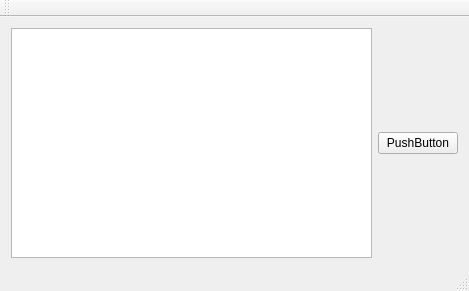
<?xml version="1.0" encoding="UTF-8"?>
<ui version="4.0">
 <class>MainWindow</class>
 <widget class="QMainWindow" name="MainWindow">
  <property name="geometry">
   <rect>
    <x>0</x>
    <y>0</y>
    <width>469</width>
    <height>291</height>
   </rect>
  </property>
  <property name="windowTitle">
   <string>MainWindow</string>
  </property>
  <widget class="QWidget" name="centralWidget">
   <property name="sizePolicy">
    <sizepolicy hsizetype="Preferred" vsizetype="Preferred">
     <horstretch>0</horstretch>
     <verstretch>0</verstretch>
    </sizepolicy>
   </property>
   <layout class="QHBoxLayout" name="horizontalLayout_2">
    <item>
     <widget class="QTextBrowser" name="textBrowser"/>
    </item>
    <item>
     <widget class="QPushButton" name="pushButton">
      <property name="text">
       <string>PushButton</string>
      </property>
     </widget>
    </item>
   </layout>
  </widget>
  <widget class="QMenuBar" name="menuBar">
   <property name="geometry">
    <rect>
     <x>0</x>
     <y>0</y>
     <width>469</width>
     <height>22</height>
    </rect>
   </property>
  </widget>
  <widget class="QToolBar" name="mainToolBar">
   <attribute name="toolBarArea">
    <enum>TopToolBarArea</enum>
   </attribute>
   <attribute name="toolBarBreak">
    <bool>false</bool>
   </attribute>
  </widget>
  <widget class="QStatusBar" name="statusBar"/>
 </widget>
 <layoutdefault spacing="6" margin="11"/>
 <resources/>
 <connections/>
</ui>
